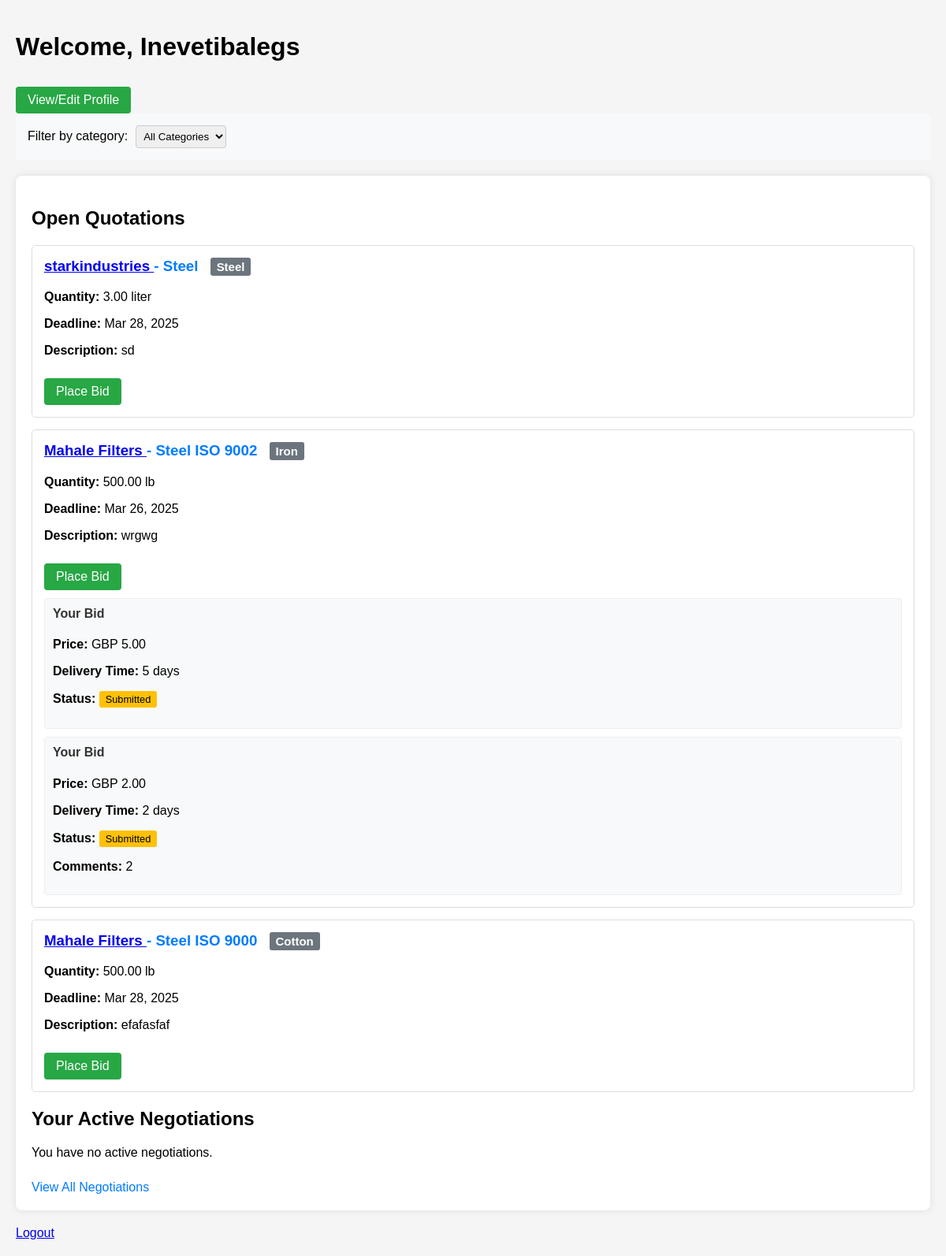
Screenshot of /supplier/dashboard/ (signed in) with the database file from the repository.
### supplier/models.py (models this page shows, shortened)
class Supplier(models.Model):
    user = models.OneToOneField(User, on_delete=models.CASCADE)
    first_name = models.CharField(max_length=100)
    last_name = models.CharField(max_length=100)
    company_name = models.CharField(max_length=200)
    city = models.CharField(max_length=100)
    state = models.CharField(max_length=100)
    business_type = models.CharField(max_length=100)
    website = models.URLField(blank=True)
    phone_number = models.CharField(max_length=20)
    key_services = models.TextField()
    wallet_address = models.CharField(max_length=42, blank=True, null=True)

class Bid(models.Model):
    supplier = models.ForeignKey('Supplier', on_delete=models.CASCADE)
    quote = models.ForeignKey(QuoteRequest, on_delete=models.CASCADE)
    bid_amount = models.DecimalField(max_digits=10, decimal_places=2)
    delivery_time = models.PositiveIntegerField(help_text="Delivery time in days")
    comments = models.TextField(blank=True)
    submitted_at = models.DateTimeField(auto_now_add=True)
    status = models.CharField(max_length=20, choices=[
        ('submitted', 'Submitted'),
        ('accepted', 'Accepted'),
        ('rejected', 'Rejected')
    ], default='submitted')
    PAYMENT_STATUS_CHOICES = [
        ('pending', 'Pending'),
        ('deposited', 'Deposit Received'),
        ('released', 'Payment Released'),
        ('disputed', 'Disputed'),
    ]
    payment_status = models.CharField(
        max_length=20,
        choices=PAYMENT_STATUS_CHOICES,
        default='pending'
    )
    transaction_hash = models.CharField(max_length=66, blank=True, null=True)

### manufacturer/models.py (models this page shows, shortened)
class QuoteRequest(models.Model):
    STATUS_CHOICES = [
        ('open', 'Open'),
        ('closed', 'Closed'),
        ('awarded', 'Awarded'),
        ('expired', 'Expired'),
    ]
    manufacturer = models.ForeignKey(Manufacturer, on_delete=models.CASCADE)
    product = models.CharField(max_length=200)
    category = models.CharField(max_length=100)
    description = models.TextField()
    deadline = models.DateField()
    quantity = models.DecimalField(max_digits=10, decimal_places=2)
    unit = models.CharField(max_length=20, blank=True)
    annual_volume = models.CharField(max_length=100, blank=True)
    unit_price = models.DecimalField(max_digits=10, decimal_places=2, null=True, blank=True)
    currency = models.CharField(max_length=3, blank=True)
    shipping_terms = models.CharField(max_length=50)
    destination_port = models.CharField(max_length=100, blank=True)
    payment_terms = models.CharField(max_length=50)
    status = models.CharField(max_length=10, choices=STATUS_CHOICES, default='open')
    created_at = models.DateTimeField(auto_now_add=True)
    accepted_bid = models.ForeignKey('supplier.Bid', on_delete=models.SET_NULL, null=True, blank=True)
    def get_category_display(self):
        return self.category.replace('_', ' ').title()

class Manufacturer(models.Model):
    user = models.OneToOneField('auth.User', on_delete=models.CASCADE)
    first_name = models.CharField(max_length=100)
    last_name = models.CharField(max_length=100)
    company_name = models.CharField(max_length=200)
    city = models.CharField(max_length=100)
    state = models.CharField(max_length=100)
    business_type = models.CharField(max_length=100)
    website = models.URLField(blank=True)
    phone_number = models.CharField(max_length=20)
    key_products = models.TextField()

### supplier/views.py (the view)
# urls.py: path('dashboard/', views.supplier_dashboard, name='supplier_dashboard'),
def supplier_dashboard(request):
    if not request.user.is_authenticated:
        return redirect('supplier_login')
    try:
        supplier = Supplier.objects.get(user=request.user)
        open_quotes = QuoteRequest.objects.filter(status='open').order_by('-created_at')
        negotiations = Negotiation.objects.filter(
            bid__supplier=supplier,
            status='active'
        ).select_related('bid', 'bid__quote')[:5]  # Show only 5 most recent
        category_filter = request.GET.get('category')
        if category_filter:
            open_quotes = open_quotes.filter(category=category_filter)
        your_bids = Bid.objects.filter(supplier=supplier).select_related('quote')
        return render(request, 'supplier/dashboard.html', {
            'supplier': supplier,
            'open_quotes': open_quotes,
            'your_bids': your_bids,
            'negotiations': negotiations,
            'categories': QuoteRequest.objects.values_list('category', flat=True).distinct(),
            'current_category': category_filter,
            'now': timezone.now()
        })
    except Supplier.DoesNotExist:
        return redirect('supplier_login')

### supplier/templates/supplier/dashboard.html (shortened to what this page needs)
<!DOCTYPE html>
<html>
<head>
</head>
<body>
    <div class="container">
        <h1>Welcome, {{ supplier.company_name }}</h1>
        <a href="{% url 'supplier_profile' %}" class="bid-btn">View/Edit Profile</a>
        <div class="filters">
            <form method="get">
                <label>Filter by category:</label>
                <select name="category" onchange="this.form.submit()">
                    <option value="">All Categories</option>
                </select>
            </form>
        </div>
        <div class="section">
            <h2>Open Quotations</h2>
            {% for quote in open_quotes %}
            <div class="quote-card">
                <h3>
                    <a href="{% url 'view_manufacturer_profile' quote.manufacturer.id %}?quote_id={{ quote.id }}">
                        {{ quote.manufacturer.company_name }}
                    </a> - {{ quote.product }}
                    <span class="category-badge">{{ quote.get_category_display }}</span>
                </h3>
                <p><strong>Quantity:</strong> {{ quote.quantity }} {{ quote.unit }}</p>
                <p><strong>Deadline:</strong> {{ quote.deadline|date:"M d, Y" }}</p>
                <p><strong>Description:</strong> {{ quote.description|truncatechars:100 }}</p>
                <a href="{% url 'submit_bid' quote.id %}" class="bid-btn">Place Bid</a>
                {% for bid in your_bids %}
                    {% if bid.quote.id == quote.id %}
                    <div class="bid-card">
                        <h4>Your Bid</h4>
                        <p><strong>Price:</strong> {{ quote.currency }} {{ bid.bid_amount }}</p>
                        <p><strong>Delivery Time:</strong> {{ bid.delivery_time }} days</p>
                        <p><strong>Status:</strong>
                            <span class="bid-status status-{{ bid.status }}">{{ bid.get_status_display }}</span>
                        </p>
                        {% if bid.comments %}
                        <p><strong>Comments:</strong> {{ bid.comments }}</p>
                        {% endif %}
                    </div>
                    {% endif %}
                {% endfor %}
            </div>
            {% empty %}
            <p>No open quotations available at this time.</p>
            {% endfor %}
            <h2>Your Active Negotiations</h2>
            {% if negotiations %}
                <ul>
                    {% for negotiation in negotiations %}
                        <li>
                            <a href="{% url 'supplier_view_negotiation' negotiation.id %}">
                                {{ negotiation.bid.quote.product }} - {{ negotiation.bid.quote.manufacturer.company_name }}
                            </a>
                            <span class="status-badge">{{ negotiation.get_status_display }}</span>
                            {% if negotiation.expiry_date < now and negotiation.status == 'active' %}
                                <span class="expired-badge">Expired</span>
                            {% endif %}
                        </li>
                    {% endfor %}
                </ul>
            {% else %}
                <p>You have no active negotiations.</p>
            {% endif %}
            <a href="{% url 'supplier_negotiations' %}" class="view-all">View All Negotiations</a>
        </div>
        <a href="{% url 'logout' %}">Logout</a>
    </div>
</body>
</html>

### supplier/templates/supplier/dashboard.html (style rules this page uses)
body { font-family: Arial, sans-serif; margin: 0; padding: 20px; background-color: #f5f5f5; }
.container { max-width: 1200px; margin: 0 auto; }
.section { background: white; padding: 20px; margin-bottom: 20px; border-radius: 8px; box-shadow: 0 0 10px rgba(0,0,0,0.1); }
.quote-card { border: 1px solid #ddd; padding: 15px; margin-bottom: 15px; border-radius: 5px; position: relative; }
.quote-card h3 { margin-top: 0; color: #007bff; }
.bid-btn { background: #28a745; color: white; padding: 8px 15px; text-decoration: none; border-radius: 4px; display: inline-block; margin-top: 10px; }
.bid-status { display: inline-block; padding: 3px 8px; border-radius: 3px; font-size: 0.8em; }
.status-submitted { background: #ffc107; color: #000; }
.bid-card { background: #f8f9fa; border: 1px solid #eee; padding: 10px; margin-top: 10px; border-radius: 4px; }
.filters { margin-bottom: 20px; background: #f8f9fa; padding: 15px; border-radius: 5px; }
.category-badge { display: inline-block; padding: 3px 8px; background: #6c757d; color: white; border-radius: 3px; font-size: 0.8em; margin-left: 10px; }
.view-all { display: inline-block; margin-top: 10px; color: #007bff; text-decoration: none; }
.bid-card h4 { margin-top: 0; color: #333; }
.filters form { display: flex; align-items: center; }
.filters label { margin-right: 10px; }
.filters select { padding: 5px; border-radius: 4px; border: 1px solid #ccc; }

### rows the page displays
Supplier: company_name "Inevetibalegs"
QuoteRequest: manufacturer.company_name "starkindustries", product "Steel", category "Steel", quantity "3.00", unit "liter", deadline "Mar 28, 2025", description "sd"
QuoteRequest: manufacturer.company_name "Mahale Filters", product "Steel ISO 9002", category "Iron", quantity "500.00", unit "lb", deadline "Mar 26, 2025", description "wrgwg", currency "GBP"
Bid: bid_amount "5.00", delivery_time "5", status "Submitted"
Bid: bid_amount "2.00", delivery_time "2", status "Submitted", comments "2"
QuoteRequest: manufacturer.company_name "Mahale Filters", product "Steel ISO 9000", category "Cotton", quantity "500.00", unit "lb", deadline "Mar 28, 2025", description "efafasfaf"
